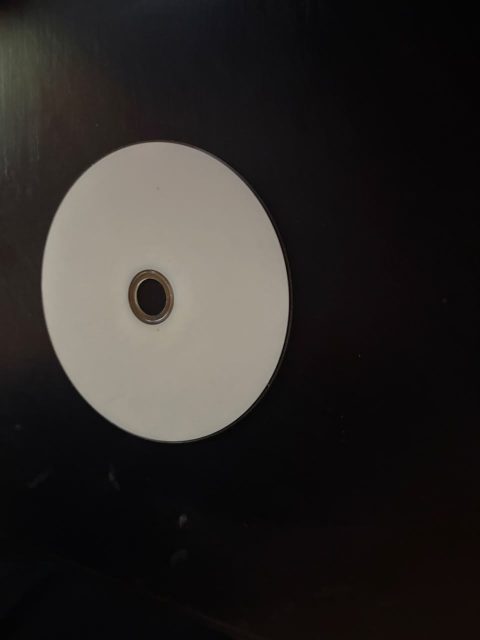
#> input picture TP2/PARTE B/TP2cosasReales/ejemplares/CD/WhatsApp Image 2026-09-08 at 13.38.48 (3).jpeg, 960 x 1280 px, given in place of the camera (shown at 1/2 size)
$ python generar_dataset.py
#> lines starting #> are read from the running program, lines starting #| are printed output that depends on the picture; after the words box and inside, x2 and y2 are one past the last pixel; in counts of white or black regions, pixels touching at a corner belong together
### TP2/PARTE B/TP2cosasReales/config.py
"""Configuracion compartida por las tres aplicaciones de la Parte B."""

from __future__ import annotations

import json
from pathlib import Path

import cv2


BASE_DIR = Path(__file__).resolve().parent
DATOS_DIR = BASE_DIR / "datos"
MODELOS_DIR = BASE_DIR / "modelos"
CFG_DIR = BASE_DIR / ".cfg"

DATASET_FILE = DATOS_DIR / "dataset_hu.csv"
MODEL_FILE = MODELOS_DIR / "clasificador_formas.joblib"
TREE_FILE = MODELOS_DIR / "arbol_decision.txt"
METRICS_FILE = MODELOS_DIR / "metricas.json"
CFG_FILE = CFG_DIR / "parametros.json"

# El numero es la etiqueta que se guarda en el dataset y predice el modelo.
ETIQUETAS = {
    1: "CD",
    2: "Flor",
    3: "Huevo",
    4: "Taza",
}

COLORES = {
    1: (50, 200, 50),
    2: (255, 150, 30),
    3: (30, 180, 255),
    4: (200, 30, 200),
}
COLOR_DESCONOCIDO = (0, 0, 220)

LIMITES = {
    "umbral": 255,
    "invertir": 1,
    "morfologia": 20,
    "area_min_x100": 100,
    "area_max_pct": 100,
    "confianza_x100": 100,
}

NOMBRES_CONTROLES = {
    "umbral": "Umbral binario",
    "invertir": "Invertir blanco/negro",
    "morfologia": "Morfologia",
    "area_min_x100": "Area min x100",
    "area_max_pct": "Area max %",
    "confianza_x100": "Confianza min %",
}

PREDETERMINADOS = {
    "umbral": 127,
    "invertir": 0,
    "morfologia": 2,
    "area_min_x100": 5,
    "area_max_pct": 80,
    "confianza_x100": 0,
}


def cargar_parametros() -> dict[str, int]:
    """Carga controles persistidos y completa valores ausentes."""
    parametros = PREDETERMINADOS.copy()
    if CFG_FILE.is_file():
        try:
            datos = json.loads(CFG_FILE.read_text(encoding="utf-8"))
            for nombre, limite in LIMITES.items():
                valor = datos.get(nombre)
                if isinstance(valor, int):
                    parametros[nombre] = max(0, min(valor, limite))
        except (OSError, json.JSONDecodeError):
            print("Advertencia: no se pudo leer la configuracion guardada.")
    return parametros


def guardar_parametros(parametros: dict[str, int]) -> None:
    """Guarda todos los controles para compartirlos entre aplicaciones."""
    CFG_DIR.mkdir(exist_ok=True)
    datos = {
        nombre: int(parametros.get(nombre, PREDETERMINADOS[nombre]))
        for nombre in LIMITES
    }
    CFG_FILE.write_text(
        json.dumps(datos, indent=2, ensure_ascii=False) + "\n",
        encoding="utf-8",
    )


class Controles:
    """Barras de OpenCV que comparten y persisten sus valores."""

    def __init__(self, ventana: str, nombres: list[str]):
        self.ventana = ventana
        self.nombres = nombres
        self.parametros = cargar_parametros()
        for nombre in nombres:
            cv2.createTrackbar(
                NOMBRES_CONTROLES[nombre],
                ventana,
                self.parametros[nombre],
                LIMITES[nombre],
                lambda _valor: None,
            )
        self._ultimos = self.leer()

    def leer(self) -> dict[str, int]:
        valores = self.parametros.copy()
        for nombre in self.nombres:
            valores[nombre] = cv2.getTrackbarPos(
                NOMBRES_CONTROLES[nombre], self.ventana
            )
        return valores

    def guardar_si_cambiaron(self, valores: dict[str, int]) -> None:
        actuales = {nombre: valores[nombre] for nombre in self.nombres}
        if actuales != self._ultimos:
            guardar_parametros(valores)
            self.parametros = valores.copy()
            self._ultimos = actuales

### TP2/PARTE B/TP2cosasReales/vision.py
"""Pipeline de segmentacion, contornos y descriptores compartido."""

from __future__ import annotations

import cv2
import numpy as np


COLUMNAS_HU = [f"hu_{indice}" for indice in range(1, 8)]
COLUMNAS_DATASET = COLUMNAS_HU + ["etiqueta"]


# [4 lines left out: function invariantes_hu, not called in this run]


def procesar_imagen(
    frame: np.ndarray,
    umbral: int,
    invertir: bool,
    morfologia: int,
    area_min: float,
    area_max_pct: float,
    margen_borde: int = 1,
) -> dict[str, object]:
    """Segmenta y devuelve todos los contornos externos considerados validos."""
    gris = cv2.cvtColor(frame, cv2.COLOR_BGR2GRAY)
    tipo = cv2.THRESH_BINARY_INV if invertir else cv2.THRESH_BINARY
    _, binaria = cv2.threshold(gris, umbral, 255, tipo)

    morfologica = binaria.copy()
    if morfologia > 0:
        lado = 2 * morfologia + 1
        kernel = cv2.getStructuringElement(cv2.MORPH_ELLIPSE, (lado, lado))
        morfologica = cv2.morphologyEx(
            morfologica, cv2.MORPH_CLOSE, kernel
        )
        morfologica = cv2.morphologyEx(
            morfologica, cv2.MORPH_OPEN, kernel
        )

    contornos, jerarquia = cv2.findContours(
        morfologica, cv2.RETR_CCOMP, cv2.CHAIN_APPROX_SIMPLE
    )
    if jerarquia is None:
        jerarquia = np.empty((1, 0, 4), dtype=np.int32)

    alto, ancho = morfologica.shape
    area_max = alto * ancho * max(0.0, min(area_max_pct, 100.0)) / 100.0
    indices_validos: list[int] = []
    descartados: list[int] = []

    for indice, datos in enumerate(jerarquia[0]):
        if datos[3] != -1:
            continue
        contorno = contornos[indice]
        area = cv2.contourArea(contorno)
        x, y, w, h = cv2.boundingRect(contorno)
        toca_borde = (
            x <= margen_borde
            or y <= margen_borde
            or x + w >= ancho - margen_borde
            or y + h >= alto - margen_borde
        )
        if area_min <= area <= area_max and not toca_borde:
            indices_validos.append(indice)
        else:
            descartados.append(indice)

    indices_validos.sort(
        key=lambda indice: cv2.contourArea(contornos[indice]), reverse=True
    )

    mascara = np.zeros_like(morfologica)
    vista_contornos = cv2.cvtColor(morfologica, cv2.COLOR_GRAY2BGR)
    for indice in descartados:
        cv2.drawContours(vista_contornos, contornos, indice, (80, 80, 80), 1)
    for indice in indices_validos:
        cv2.drawContours(vista_contornos, contornos, indice, (0, 255, 255), 2)
        cv2.drawContours(mascara, contornos, indice, 255, cv2.FILLED)
        for hijo, datos in enumerate(jerarquia[0]):
            if datos[3] == indice:
                cv2.drawContours(mascara, contornos, hijo, 0, cv2.FILLED)

    return {
        "gris": gris,
        "binaria": binaria,
        "morfologica": morfologica,
        "mascara": mascara,
        "vista_contornos": vista_contornos,
        "contornos": contornos,
        "jerarquia": jerarquia,
        "indices_validos": indices_validos,
        "descartados": descartados,
    }


def panel(titulo: str, imagen: np.ndarray, ancho=400, alto=285) -> np.ndarray:
    """Escala una imagen sin deformarla y agrega un titulo."""
    if imagen.ndim == 2:
        imagen = cv2.cvtColor(imagen, cv2.COLOR_GRAY2BGR)
    factor = min(ancho / imagen.shape[1], (alto - 34) / imagen.shape[0])
    nuevo_ancho = max(1, round(imagen.shape[1] * factor))
    nuevo_alto = max(1, round(imagen.shape[0] * factor))
    reducida = cv2.resize(
        imagen, (nuevo_ancho, nuevo_alto), interpolation=cv2.INTER_AREA
    )
    lienzo = np.full((alto, ancho, 3), 238, dtype=np.uint8)
    x = (ancho - nuevo_ancho) // 2
    y = 34 + (alto - 34 - nuevo_alto) // 2
    lienzo[y:y + nuevo_alto, x:x + nuevo_ancho] = reducida
    cv2.putText(
        lienzo, titulo, (10, 24), cv2.FONT_HERSHEY_SIMPLEX,
        0.58, (25, 25, 25), 2, cv2.LINE_AA,
    )
    return lienzo


def crear_tablero(etapas: dict[str, np.ndarray]) -> np.ndarray:
    """Organiza las etapas en dos columnas."""
    vistas = [panel(titulo, imagen) for titulo, imagen in etapas.items()]
    if len(vistas) % 2:
        vistas.append(np.full((285, 400, 3), 238, dtype=np.uint8))
    filas = [
        np.hstack(vistas[indice:indice + 2])
        for indice in range(0, len(vistas), 2)
    ]
    return np.vstack(filas)

### TP2/PARTE B/TP2cosasReales/generar_dataset.py
"""Aplicacion 1: genera el dataset de invariantes de Hu con la webcam.

Mostra un solo objeto por vez, selecciona su etiqueta y presiona ESPACIO.
La aplicacion guarda el contorno valido de mayor area en datos/dataset_hu.csv.
"""

from __future__ import annotations

from collections import Counter
import csv
import sys

import cv2

from config import DATASET_FILE, ETIQUETAS, Controles
from vision import COLUMNAS_DATASET, crear_tablero, invariantes_hu, procesar_imagen


VENTANA_CONTROLES = "Controles - generador"
VENTANA_PROCESO = "Generador de descriptores"


def cargar_cantidades() -> Counter[int]:
    cantidades: Counter[int] = Counter()
    if not DATASET_FILE.is_file():
        return cantidades
    with DATASET_FILE.open("r", newline="", encoding="utf-8") as archivo:
        for fila in csv.DictReader(archivo):
            try:
                cantidades[int(fila["etiqueta"])] += 1
            except (KeyError, TypeError, ValueError):
                continue
    return cantidades


def guardar_muestra(hu, etiqueta: int) -> None:
    DATASET_FILE.parent.mkdir(exist_ok=True)
    nuevo = not DATASET_FILE.is_file() or DATASET_FILE.stat().st_size == 0
    with DATASET_FILE.open("a", newline="", encoding="utf-8") as archivo:
        escritor = csv.writer(archivo)
        if nuevo:
            escritor.writerow(COLUMNAS_DATASET)
        escritor.writerow([f"{float(valor):.17e}" for valor in hu] + [etiqueta])


def main() -> None:
    captura = cv2.VideoCapture(0)
    if not captura.isOpened():
        print("ERROR: no se pudo abrir la webcam.")
        sys.exit(1)

    cv2.namedWindow(VENTANA_CONTROLES, cv2.WINDOW_NORMAL)
    cv2.resizeWindow(VENTANA_CONTROLES, 520, 260)
    controles = Controles(
        VENTANA_CONTROLES,
        ["umbral", "invertir", "morfologia", "area_min_x100", "area_max_pct"],
    )
#> (reads TP2/PARTE B/TP2cosasReales/.cfg/parametros.json from the repository)
    cv2.createTrackbar(
        "Etiqueta", VENTANA_CONTROLES, 1, max(ETIQUETAS), lambda _valor: None
    )

    cv2.namedWindow(VENTANA_PROCESO, cv2.WINDOW_NORMAL)
    cv2.resizeWindow(VENTANA_PROCESO, 1000, 900)
    cantidades = cargar_cantidades()
#> (reads TP2/PARTE B/TP2cosasReales/datos/dataset_hu.csv from the repository)

    print("Categorias:")
    for numero, nombre in ETIQUETAS.items():
        print(f"  {numero}: {nombre}")
    print("ESPACIO guarda una muestra. q o ESC finaliza.")

    while True:
        ok, frame = captura.read()
#> frame is the input picture: shape (1280, 960, 3); mean B, G, R 37.8, 39.9, 43.2
        if not ok:
            print("ERROR: no se pudo leer un cuadro de la webcam.")
            break

        valores = controles.leer()
        controles.guardar_si_cambiaron(valores)
        etiqueta = max(1, cv2.getTrackbarPos("Etiqueta", VENTANA_CONTROLES))
        if etiqueta not in ETIQUETAS:
            etiqueta = min(ETIQUETAS)
            cv2.setTrackbarPos("Etiqueta", VENTANA_CONTROLES, etiqueta)

        proceso = procesar_imagen(
            frame,
            valores["umbral"],
            bool(valores["invertir"]),
            valores["morfologia"],
            max(1, valores["area_min_x100"] * 100),
            valores["area_max_pct"],
        )
#> in procesar_imagen, `_, binaria = cv2.threshold(gris, umbral, 255, tipo)`:
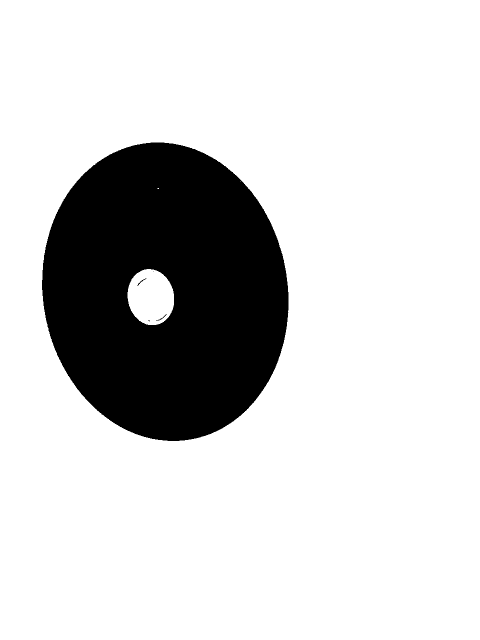
#> binaria: shape (1280, 960) (shown at 1/2 size); 81.9% white; 5 black regions (2 under 20 px), largest, box (x1, y1, x2, y2) and area: (84, 285, 577, 882) 222012, (275, 557, 293, 572) 38, (312, 628, 333, 642) 35
#> in procesar_imagen, `morfologica = cv2.morphologyEx( morfologica, cv2.MORPH_CLOSE, kernel )`: morfologica: shape (1280, 960); 81.9% white; 1 black region, box (x1, y1, x2, y2) and area: (84, 285, 577, 882) 221969
#> in procesar_imagen, `morfologica = cv2.morphologyEx( morfologica, cv2.MORPH_OPEN, kernel )`: morfologica: shape (1280, 960); 81.9% white; 1 black region
#> in procesar_imagen, `contornos, jerarquia = cv2.findContours( morfologica, cv2.RETR_CCOMP, ..`: contornos = 3 contours; box (x1, y1, x2, y2) and area: (0, 0, 960, 1280) 1226561, (83, 284, 578, 883) 230955, (255, 538, 348, 650) 8052; jerarquia = [[1, -1, -1, -1], [-1, 0, 2, -1], [-1, -1, -1, 1]]
#> the loop in procesar_imagen, `for indice, datos in enumerate(jerarquia[0]):` made 3 passes
#> (datos, area, x, y, w, h, toca_borde) on pass 1: ([1, -1, -1, -1], 8052.5, 255, 538, 93, 112, False)
#> (datos, contorno, area, x, y, w, h, toca_borde) on pass 2: ([-1, 0, 2, -1], [[0, 0], [0, 1279], [959, 1279], [959, 0]], 1226561, 0, 0, 960, 1280, True)
#> after the loop in procesar_imagen, `for indice, datos in enumerate(jerarquia[0]):`: descartados = [1]; indices_validos = [0]
#> in procesar_imagen, `vista_contornos = cv2.cvtColor(morfologica, cv2.COLOR_GRAY2BGR)`: vista_contornos: shape (1280, 960, 3); 81.9% white; 1 black region, box (x1, y1, x2, y2) and area: (84, 285, 577, 882) 221984
#> the loop in procesar_imagen, `for indice in descartados:` made 1 pass
#> after the loop in procesar_imagen, `for indice in descartados:`:
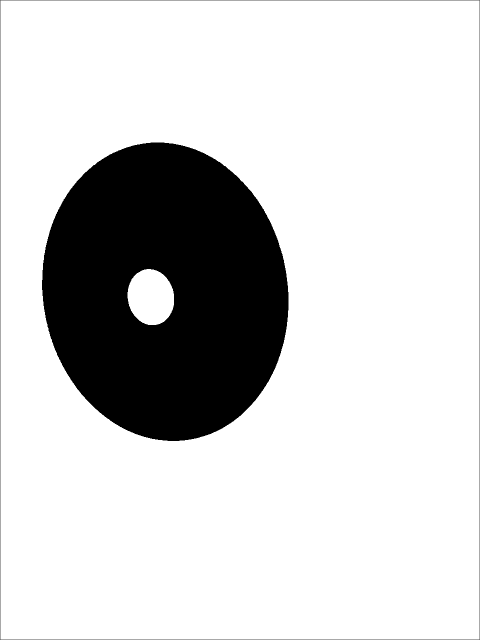
#> vista_contornos: shape (1280, 960, 3) (shown at 1/2 size); min 0, max 255, mean 208.3
#> the loop in procesar_imagen, `for indice in indices_validos:` made 1 pass
#> after the loop in procesar_imagen, `for indice in indices_validos:`:
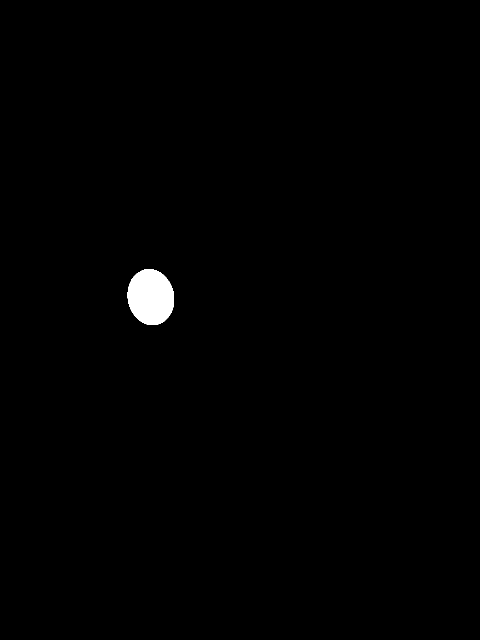
#> mascara: shape (1280, 960) (shown at 1/2 size); 0.67% white; 1 white region, box (x1, y1, x2, y2) and area: (255, 538, 348, 650) 8198
#> after the loop in procesar_imagen, `for indice in indices_validos:`:
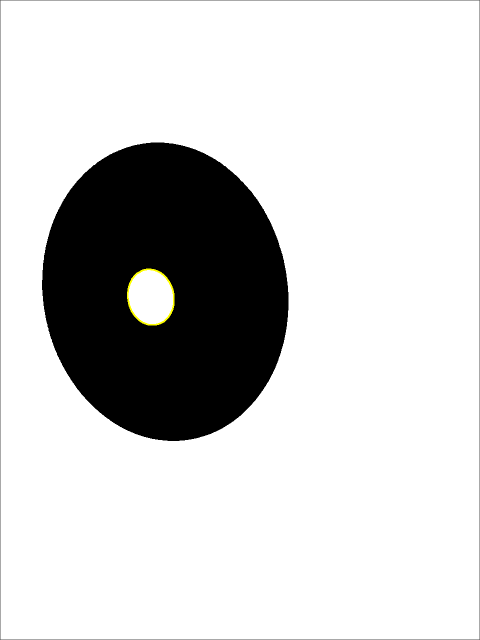
#> vista_contornos: shape (1280, 960, 3) (shown at 1/2 size); 0.09% of pixels changed, all inside (x1, y1, x2, y2) = (254, 537, 349, 651)
#> proceso = 9 items

        seleccion = frame.copy()
        indices = proceso["indices_validos"]
#> indices = [0]
        contorno_elegido = None
        for posicion, indice in enumerate(indices):
            contorno = proceso["contornos"][indice]
            color = (0, 255, 0) if posicion == 0 else (0, 255, 255)
            grosor = 3 if posicion == 0 else 1
            cv2.drawContours(seleccion, [contorno], -1, color, grosor)
            if posicion == 0:
                contorno_elegido = contorno
                x, y, ancho, alto = cv2.boundingRect(contorno)
                cv2.rectangle(
                    seleccion, (x, y), (x + ancho, y + alto), color, 2
                )
#> this loop made 1 pass
#> (posicion, indice, color, grosor, x, y, ancho, alto) on pass 1: (0, 0, (0, 255, 0), 3, 255, 538, 93, 112)
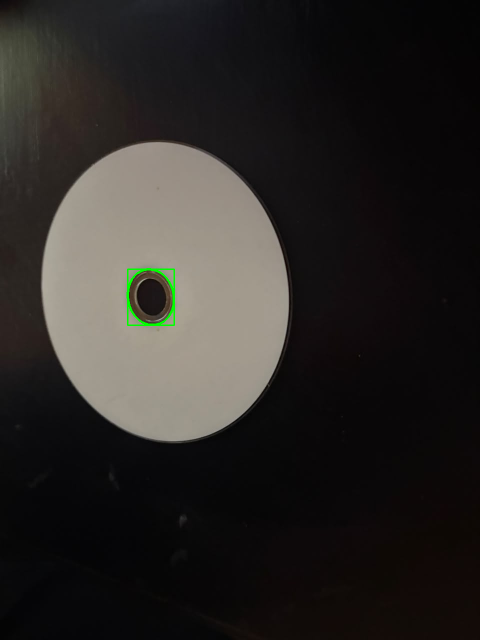
#> seleccion: shape (1280, 960, 3) (shown at 1/2 size); 0.19% of pixels changed, all inside (x1, y1, x2, y2) = (253, 536, 350, 652)

        nombre = ETIQUETAS[etiqueta]
        resumen = "  ".join(
            f"{ETIQUETAS[numero]}={cantidades[numero]}" for numero in ETIQUETAS
        )
        cv2.putText(
            seleccion,
            f"Etiqueta actual: {etiqueta} - {nombre}",
            (15, 28),
            cv2.FONT_HERSHEY_SIMPLEX,
            0.7,
            (0, 255, 0),
            2,
            cv2.LINE_AA,
        )
        cv2.putText(
            seleccion,
            resumen,
            (15, 56),
            cv2.FONT_HERSHEY_SIMPLEX,
            0.55,
            (255, 255, 255),
            2,
            cv2.LINE_AA,
        )

        etapas = {
            "0. Original": frame,
            "1. Monocromatica": proceso["gris"],
            "2. Binaria": proceso["binaria"],
            "3. Morfologia": proceso["morfologica"],
            "4. Contornos validos": proceso["vista_contornos"],
            "5. Contorno a guardar": seleccion,
        }
        cv2.imshow(VENTANA_PROCESO, crear_tablero(etapas))
#> in panel (call 6), `cv2.putText( lienzo, titulo, (10, 24), cv2.FONT_HERSHEY_SIMPLEX, 0.58,..`:
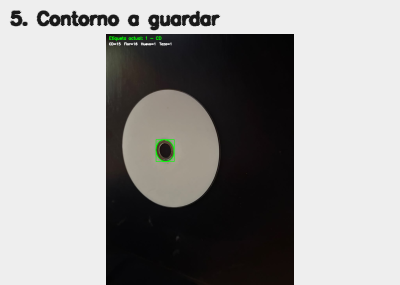
#> lienzo: shape (285, 400, 3); mean B, G, R 152.3, 153.5, 154.5
#> in crear_tablero, `vistas = [panel(titulo, imagen) for titulo, imagen in etapas.items()]`: vistas = 6 items
#> in crear_tablero, `filas = [ np.hstack(vistas[indice:indice + 2]) for indice in range(0, ..`: filas = 3 items
#> in crear_tablero, `return np.vstack(filas)`:
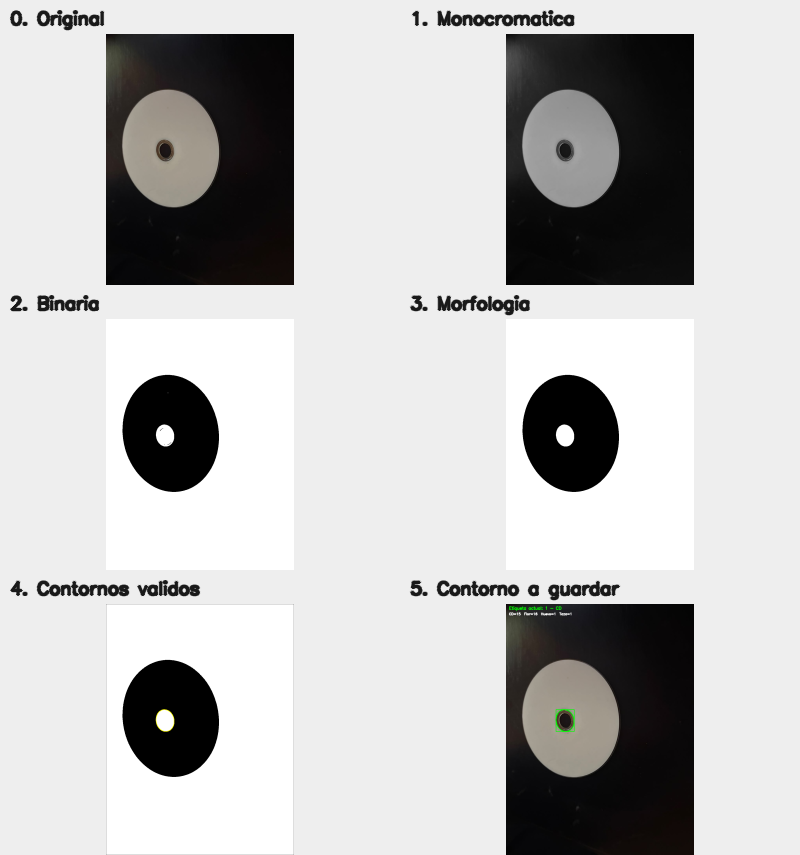
#> returned value: shape (855, 800, 3); mean of channels 0, 1, 2 188.6, 188.9, 189.3; drawn as B, G, R

        tecla = cv2.waitKey(1) & 0xFF
#> (key q is pressed here)
        if tecla in (27, ord("q")):
            break
        if tecla == ord(" "):
            if contorno_elegido is None:
                print("No se guardo: no hay un contorno valido.")
                continue
            hu = invariantes_hu(contorno_elegido)
            guardar_muestra(hu, etiqueta)
            cantidades[etiqueta] += 1
            valores_texto = ", ".join(f"{valor:.8e}" for valor in hu)
            print(f"{nombre}: [{valores_texto}]")
            print(f"Muestras acumuladas: {dict(cantidades)}")

    captura.release()
    cv2.destroyAllWindows()


if __name__ == "__main__":
    main()
